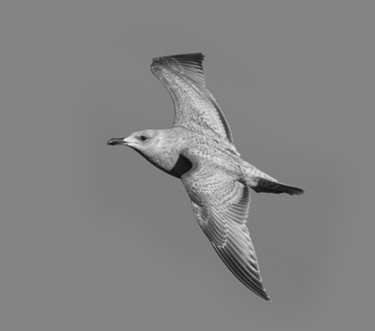
%> input picture zadanie1/Images/bird.bmp, 375 x 331 px
$ octave uloha3.m   (GNU Octave 9; MATLAB toolbox functions it lacks are replaced by stand-ins)
%> lines starting %> are read from the running program, lines starting %| are printed output that depends on the picture; in (x1, y1, x2, y2) boxes, pixels count from 0 and x2, y2 are one past the last pixel; in counts of white or black regions, pixels touching at a corner belong together; the program's own positions count from 1
I = imread('Images\bird.bmp');
%> I is the input picture: size 331x375 uint8; min 14, max 241, mean 130.7
n=124;
%I = imread('Images\Rose.jpg');
%n=145;

figure('Name','Prahovanie','NumberTitle','off');
%zobrazi figure na celu obrazovku
set(gcf, 'Units', 'Normalized', 'OuterPosition', [0 0 1 1]);

subplot(121)
imshow(I);
title('Pôvodný obrázok')

subplot(122)
 I(I<n)=0;
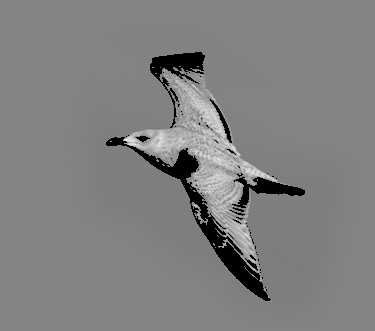
%> I: size 331x375 uint8; 4.28% of pixels changed, all inside (x1, y1, x2, y2) = (106, 52, 305, 301)
 I(I>=n)=255;
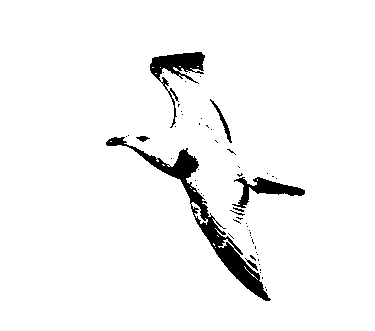
%> I: size 331x375 uint8; 95.7% white; 58 black regions (50 under 20 px), largest, box (x1, y1, x2, y2) and area: (106, 137, 271, 301) 2991, (150, 52, 205, 128) 1116, (232, 177, 305, 208) 792
 imshow(I);
 title('Použité prahovanie')
